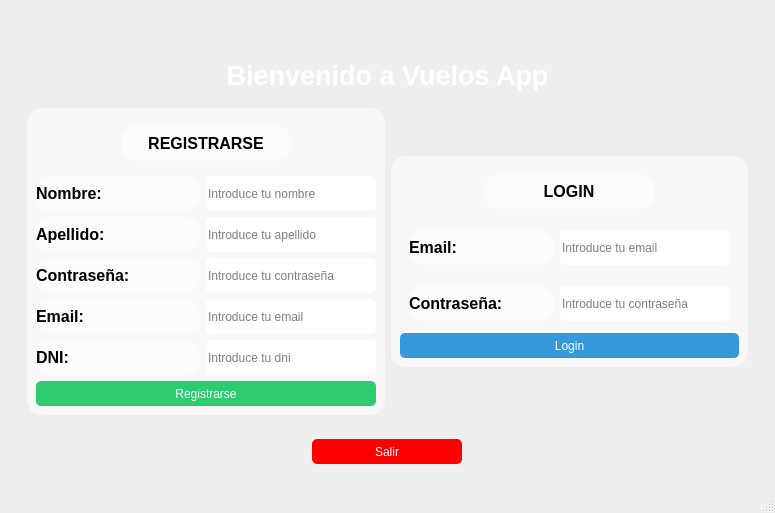
<?xml version="1.0" encoding="UTF-8"?>
<ui version="4.0">
 <class>MainWindow</class>
 <widget class="QMainWindow" name="MainWindow">
  <property name="geometry">
   <rect>
    <x>0</x>
    <y>0</y>
    <width>775</width>
    <height>513</height>
   </rect>
  </property>
  <property name="sizePolicy">
   <sizepolicy hsizetype="Expanding" vsizetype="Expanding">
    <horstretch>0</horstretch>
    <verstretch>0</verstretch>
   </sizepolicy>
  </property>
  <property name="minimumSize">
   <size>
    <width>775</width>
    <height>485</height>
   </size>
  </property>
  <property name="windowTitle">
   <string>Vuelos App</string>
  </property>
  <property name="autoFillBackground">
   <bool>true</bool>
  </property>
  <property name="styleSheet">
   <string notr="true">
    MainWindow {
        background-image: url(&quot;imagenes/fondo.jpg&quot;) background-position: center;
    }
   </string>
  </property>
  <widget class="QWidget" name="principal">
   <property name="sizePolicy">
    <sizepolicy hsizetype="Expanding" vsizetype="Expanding">
     <horstretch>0</horstretch>
     <verstretch>0</verstretch>
    </sizepolicy>
   </property>
   <property name="autoFillBackground">
    <bool>false</bool>
   </property>
   <property name="styleSheet">
    <string notr="true">#principal{
background-image: url(:/icons/recursos/media/fondo.jpg);
background-repeat: no-repeat;
background-position: center;
background-attachment: fixed;
}</string>
   </property>
   <layout class="QHBoxLayout" name="horizontalLayout_11">
    <item>
     <widget class="QWidget" name="widget_2" native="true">
      <property name="sizePolicy">
       <sizepolicy hsizetype="Expanding" vsizetype="Expanding">
        <horstretch>0</horstretch>
        <verstretch>10</verstretch>
       </sizepolicy>
      </property>
      <layout class="QVBoxLayout" name="verticalLayout_2">
       <item>
        <spacer name="verticalSpacer">
         <property name="orientation">
          <enum>Qt::Orientation::Vertical</enum>
         </property>
         <property name="sizeHint" stdset="0">
          <size>
           <width>20</width>
           <height>40</height>
          </size>
         </property>
        </spacer>
       </item>
       <item>
        <widget class="QLabel" name="Titulo">
         <property name="sizePolicy">
          <sizepolicy hsizetype="Preferred" vsizetype="Preferred">
           <horstretch>0</horstretch>
           <verstretch>10</verstretch>
          </sizepolicy>
         </property>
         <property name="font">
          <font>
           <family>Arial</family>
           <pointsize>20</pointsize>
           <bold>true</bold>
          </font>
         </property>
         <property name="styleSheet">
          <string notr="true">color: white;</string>
         </property>
         <property name="text">
          <string>Bienvenido a Vuelos App</string>
         </property>
         <property name="alignment">
          <set>Qt::AlignmentFlag::AlignCenter</set>
         </property>
        </widget>
       </item>
       <item>
        <widget class="QWidget" name="ContainerLoginYResgister" native="true">
         <property name="sizePolicy">
          <sizepolicy hsizetype="Expanding" vsizetype="Expanding">
           <horstretch>0</horstretch>
           <verstretch>85</verstretch>
          </sizepolicy>
         </property>
         <property name="styleSheet">
          <string notr="true">#ContainerLoginYResgister{
min-height: 325;
min-width: 556px;
}
QFrame {
background-color: rgba(255, 255, 255, 150);
border-radius: 15px;
}
QLabel{ 
min-height: 35px;
max-height: 35px;
min-width: 40px;
max-width: 170px;
color:black;
}   
QLineEdit { 
min-height: 35px;
max-height: 35px;
max-width: 170px;
}
QLineEdit{
color:black;
}</string>
         </property>
         <layout class="QHBoxLayout" name="horizontalLayout">
          <item>
           <widget class="QFrame" name="frame_2">
            <property name="sizePolicy">
             <sizepolicy hsizetype="Preferred" vsizetype="Fixed">
              <horstretch>50</horstretch>
              <verstretch>0</verstretch>
             </sizepolicy>
            </property>
            <property name="maximumSize">
             <size>
              <width>358</width>
              <height>308</height>
             </size>
            </property>
            <property name="frameShape">
             <enum>QFrame::Shape::StyledPanel</enum>
            </property>
            <property name="frameShadow">
             <enum>QFrame::Shadow::Raised</enum>
            </property>
            <layout class="QVBoxLayout" name="verticalLayout_3">
             <item>
              <widget class="QWidget" name="widget" native="true">
               <property name="sizePolicy">
                <sizepolicy hsizetype="Preferred" vsizetype="Fixed">
                 <horstretch>0</horstretch>
                 <verstretch>0</verstretch>
                </sizepolicy>
               </property>
               <property name="minimumSize">
                <size>
                 <width>0</width>
                 <height>42</height>
                </size>
               </property>
               <layout class="QHBoxLayout" name="horizontalLayout_14">
                <item>
                 <widget class="QLabel" name="label">
                  <property name="font">
                   <font>
                    <family>Arial</family>
                    <pointsize>12</pointsize>
                    <bold>true</bold>
                   </font>
                  </property>
                  <property name="text">
                   <string>REGISTRARSE</string>
                  </property>
                  <property name="alignment">
                   <set>Qt::AlignmentFlag::AlignCenter</set>
                  </property>
                 </widget>
                </item>
               </layout>
              </widget>
             </item>
             <item>
              <layout class="QHBoxLayout" name="horizontalLayout_2">
               <item>
                <widget class="QLabel" name="la_nombre">
                 <property name="font">
                  <font>
                   <family>Arial</family>
                   <pointsize>12</pointsize>
                   <bold>true</bold>
                  </font>
                 </property>
                 <property name="styleSheet">
                  <string notr="true"/>
                 </property>
                 <property name="text">
                  <string>Nombre: </string>
                 </property>
                </widget>
               </item>
               <item>
                <widget class="QLineEdit" name="li_nombre">
                 <property name="styleSheet">
                  <string notr="true">background-color: white; border-radius: 5px;</string>
                 </property>
                 <property name="placeholderText">
                  <string>Introduce tu nombre</string>
                 </property>
                </widget>
               </item>
              </layout>
             </item>
             <item>
              <layout class="QHBoxLayout" name="horizontalLayout_5">
               <item>
                <widget class="QLabel" name="la_nombre_3">
                 <property name="font">
                  <font>
                   <family>Arial</family>
                   <pointsize>12</pointsize>
                   <bold>true</bold>
                  </font>
                 </property>
                 <property name="styleSheet">
                  <string notr="true"/>
                 </property>
                 <property name="text">
                  <string>Apellido: </string>
                 </property>
                </widget>
               </item>
               <item>
                <widget class="QLineEdit" name="li_apellido">
                 <property name="styleSheet">
                  <string notr="true">background-color: white; border-radius: 5px;</string>
                 </property>
                 <property name="placeholderText">
                  <string>Introduce tu apellido</string>
                 </property>
                </widget>
               </item>
              </layout>
             </item>
             <item>
              <layout class="QHBoxLayout" name="horizontalLayout_6">
               <item>
                <widget class="QLabel" name="la_contra_3">
                 <property name="font">
                  <font>
                   <family>Arial</family>
                   <pointsize>12</pointsize>
                   <bold>true</bold>
                  </font>
                 </property>
                 <property name="styleSheet">
                  <string notr="true"/>
                 </property>
                 <property name="text">
                  <string>Contraseña:</string>
                 </property>
                </widget>
               </item>
               <item>
                <widget class="QLineEdit" name="li_contra_2">
                 <property name="styleSheet">
                  <string notr="true">background-color: white; border-radius: 5px;</string>
                 </property>
                 <property name="placeholderText">
                  <string>Introduce tu contraseña</string>
                 </property>
                </widget>
               </item>
              </layout>
             </item>
             <item>
              <layout class="QHBoxLayout" name="horizontalLayout_7">
               <item>
                <widget class="QLabel" name="la_usu_3">
                 <property name="font">
                  <font>
                   <family>Arial</family>
                   <pointsize>12</pointsize>
                   <bold>true</bold>
                  </font>
                 </property>
                 <property name="styleSheet">
                  <string notr="true"/>
                 </property>
                 <property name="text">
                  <string>Email:</string>
                 </property>
                </widget>
               </item>
               <item>
                <widget class="QLineEdit" name="li_usuario_2">
                 <property name="styleSheet">
                  <string notr="true">background-color: white; border-radius: 5px;</string>
                 </property>
                 <property name="placeholderText">
                  <string>Introduce tu email</string>
                 </property>
                </widget>
               </item>
              </layout>
             </item>
             <item>
              <layout class="QHBoxLayout" name="horizontalLayout_8">
               <item>
                <widget class="QLabel" name="la_nombre_2">
                 <property name="font">
                  <font>
                   <family>Arial</family>
                   <pointsize>12</pointsize>
                   <bold>true</bold>
                  </font>
                 </property>
                 <property name="styleSheet">
                  <string notr="true"/>
                 </property>
                 <property name="text">
                  <string>DNI:</string>
                 </property>
                </widget>
               </item>
               <item>
                <widget class="QLineEdit" name="li_dni">
                 <property name="styleSheet">
                  <string notr="true">background-color: white; border-radius: 5px;</string>
                 </property>
                 <property name="text">
                  <string/>
                 </property>
                 <property name="placeholderText">
                  <string>Introduce tu dni</string>
                 </property>
                </widget>
               </item>
              </layout>
             </item>
             <item>
              <widget class="QPushButton" name="bu_reg">
               <property name="minimumSize">
                <size>
                 <width>0</width>
                 <height>25</height>
                </size>
               </property>
               <property name="styleSheet">
                <string notr="true">
        QPushButton {
            background-color: #2ecc71;
            color: white;
            border-radius: 5px;
        }
        QPushButton:hover {
            background-color: #27ae60;
        }
      </string>
               </property>
               <property name="text">
                <string>Registrarse</string>
               </property>
              </widget>
             </item>
            </layout>
           </widget>
          </item>
          <item>
           <widget class="QFrame" name="frame">
            <property name="sizePolicy">
             <sizepolicy hsizetype="Preferred" vsizetype="Fixed">
              <horstretch>50</horstretch>
              <verstretch>0</verstretch>
             </sizepolicy>
            </property>
            <property name="maximumSize">
             <size>
              <width>357</width>
              <height>211</height>
             </size>
            </property>
            <property name="frameShape">
             <enum>QFrame::Shape::StyledPanel</enum>
            </property>
            <property name="frameShadow">
             <enum>QFrame::Shadow::Raised</enum>
            </property>
            <layout class="QVBoxLayout" name="verticalLayout_4">
             <item>
              <widget class="QWidget" name="horizontalWidget_5" native="true">
               <property name="sizePolicy">
                <sizepolicy hsizetype="Preferred" vsizetype="Fixed">
                 <horstretch>0</horstretch>
                 <verstretch>0</verstretch>
                </sizepolicy>
               </property>
               <layout class="QHBoxLayout" name="horizontalLayout_13">
                <item>
                 <widget class="QLabel" name="label_2">
                  <property name="font">
                   <font>
                    <family>Arial</family>
                    <pointsize>12</pointsize>
                    <bold>true</bold>
                   </font>
                  </property>
                  <property name="text">
                   <string>LOGIN</string>
                  </property>
                  <property name="alignment">
                   <set>Qt::AlignmentFlag::AlignCenter</set>
                  </property>
                 </widget>
                </item>
               </layout>
              </widget>
             </item>
             <item>
              <widget class="QWidget" name="verticalWidget_2" native="true">
               <property name="sizePolicy">
                <sizepolicy hsizetype="Preferred" vsizetype="Fixed">
                 <horstretch>0</horstretch>
                 <verstretch>0</verstretch>
                </sizepolicy>
               </property>
               <layout class="QHBoxLayout" name="horizontalLayout_4">
                <item>
                 <widget class="QLabel" name="la_usu">
                  <property name="sizePolicy">
                   <sizepolicy hsizetype="Preferred" vsizetype="Preferred">
                    <horstretch>0</horstretch>
                    <verstretch>0</verstretch>
                   </sizepolicy>
                  </property>
                  <property name="font">
                   <font>
                    <family>Arial</family>
                    <pointsize>12</pointsize>
                    <bold>true</bold>
                   </font>
                  </property>
                  <property name="styleSheet">
                   <string notr="true"/>
                  </property>
                  <property name="text">
                   <string>Email:</string>
                  </property>
                  <property name="textFormat">
                   <enum>Qt::TextFormat::AutoText</enum>
                  </property>
                 </widget>
                </item>
                <item>
                 <widget class="QLineEdit" name="li_usuario">
                  <property name="styleSheet">
                   <string notr="true">background-color: white; border-radius: 5px;</string>
                  </property>
                  <property name="placeholderText">
                   <string>Introduce tu email</string>
                  </property>
                 </widget>
                </item>
               </layout>
              </widget>
             </item>
             <item>
              <widget class="QWidget" name="horizontalWidget" native="true">
               <property name="sizePolicy">
                <sizepolicy hsizetype="Preferred" vsizetype="Fixed">
                 <horstretch>0</horstretch>
                 <verstretch>0</verstretch>
                </sizepolicy>
               </property>
               <layout class="QHBoxLayout" name="horizontalLayout_3">
                <item>
                 <widget class="QLabel" name="la_contra">
                  <property name="font">
                   <font>
                    <family>Arial</family>
                    <pointsize>12</pointsize>
                    <bold>true</bold>
                   </font>
                  </property>
                  <property name="styleSheet">
                   <string notr="true"/>
                  </property>
                  <property name="text">
                   <string>Contraseña:</string>
                  </property>
                 </widget>
                </item>
                <item>
                 <widget class="QLineEdit" name="li_contra">
                  <property name="styleSheet">
                   <string notr="true">background-color: white; border-radius: 5px;</string>
                  </property>
                  <property name="echoMode">
                   <enum>QLineEdit::EchoMode::Password</enum>
                  </property>
                  <property name="placeholderText">
                   <string>Introduce tu contraseña</string>
                  </property>
                 </widget>
                </item>
               </layout>
              </widget>
             </item>
             <item>
              <widget class="QPushButton" name="bu_login">
               <property name="minimumSize">
                <size>
                 <width>0</width>
                 <height>25</height>
                </size>
               </property>
               <property name="styleSheet">
                <string notr="true">
        QPushButton {
            background-color: #3498db;
            color: white;
            border-radius: 5px;
        }
        QPushButton:hover {
            background-color: #2980b9;
        }
      </string>
               </property>
               <property name="text">
                <string>Login</string>
               </property>
              </widget>
             </item>
            </layout>
           </widget>
          </item>
         </layout>
        </widget>
       </item>
       <item>
        <widget class="QWidget" name="widget_3" native="true">
         <property name="sizePolicy">
          <sizepolicy hsizetype="Preferred" vsizetype="Preferred">
           <horstretch>0</horstretch>
           <verstretch>5</verstretch>
          </sizepolicy>
         </property>
         <layout class="QHBoxLayout" name="horizontalLayout_12">
          <item>
           <widget class="QPushButton" name="bu_salir">
            <property name="sizePolicy">
             <sizepolicy hsizetype="Minimum" vsizetype="Preferred">
              <horstretch>0</horstretch>
              <verstretch>0</verstretch>
             </sizepolicy>
            </property>
            <property name="minimumSize">
             <size>
              <width>0</width>
              <height>25</height>
             </size>
            </property>
            <property name="maximumSize">
             <size>
              <width>150</width>
              <height>16777215</height>
             </size>
            </property>
            <property name="styleSheet">
             <string notr="true">
        QPushButton {
            background-color: red;
            color: white;
            border-radius: 5px;
        }
        QPushButton:hover {
            background-color: darkred;
        }
      </string>
            </property>
            <property name="text">
             <string>Salir</string>
            </property>
           </widget>
          </item>
         </layout>
        </widget>
       </item>
      </layout>
     </widget>
    </item>
   </layout>
  </widget>
  <widget class="QStatusBar" name="statusbar"/>
 </widget>
 <resources>
  <include location="recursos.qrc"/>
 </resources>
 <connections/>
</ui>
